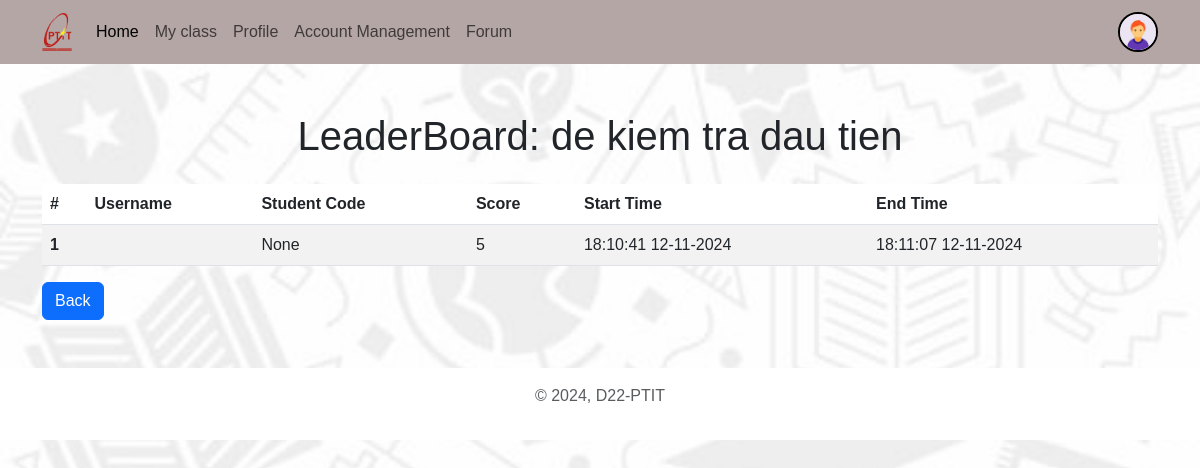
/myclass/quiz_leaderboard/1 (signed in), run on the app's committed database.
### account/models.py (models this page shows, shortened)
class Profile(models.Model):
    user = models.OneToOneField(User, on_delete=models.CASCADE, null=True, related_name='profile', verbose_name='User Object')
    user_class = models.TextField(blank=True, null=True)
    email = models.EmailField(blank=True, null=True, max_length=254, unique=True)
    profile_img = models.ImageField(upload_to='profile_images', default='profile_images/user.jpg', blank=True, null=True, verbose_name='Profile Pic')
    studen_id = models.CharField(max_length=15, blank=True, null=True)
    GENDER = (
        ('Male', 'Male'),
        ('Female', 'Female'),
        ('Other', 'Other'),
    )
    gender = models.CharField(max_length=6, choices=GENDER, blank=True, null=True)

### quiz/models.py (models this page shows, shortened)
class Quiz(models.Model):
    id = models.AutoField(primary_key=True)
    title = models.CharField(max_length=255)
    description = models.TextField()
    class_id = models.ForeignKey(MyClass, on_delete=models.CASCADE, null=True, blank=True)
    category = models.ForeignKey(Category, on_delete=models.CASCADE,null=True, blank=True)
    quiz_file = models.FileField(upload_to='quiz/' , null=True, blank=True)
    created_at = models.DateTimeField(auto_now_add=True)
    updated_at = models.DateTimeField(auto_now=True)
    duration = models.IntegerField(default=45)
    total_questions = models.IntegerField()
    instructor = models.ForeignKey(User, on_delete=models.CASCADE,null=True, blank=True)
    active = models.BooleanField(default=False)
    class Meta:
        verbose_name_plural = 'Quizzes'

class QuizResult(models.Model):
    id = models.AutoField(primary_key=True)
    user_id = models.ForeignKey(User, on_delete=models.CASCADE)
    quiz_id = models.ForeignKey(Quiz, on_delete=models.CASCADE)
    score = models.IntegerField()
    correct_answers = models.IntegerField()
    incorrect_answers = models.IntegerField()
    start_time = models.DateTimeField(default=timezone.now)
    end_time = models.DateTimeField(default=timezone.now)
    def __str__(self):
        return f"{self.user_id.username} - {self.quiz_id.title}- {self.score}"

### quiz/views.py (the view)
# urls.py: path('quiz_leaderboard/<int:quiz_id>', quiz_views.quiz_leaderboard_view, name='quiz_leaderboard'),
@login_required(login_url='login')
@user_passes_test(is_admin)
def quiz_leaderboard_view(request, quiz_id):
    quiz = get_object_or_404(Quiz, id=quiz_id)
    subquery = QuizResult.objects.filter(
    user_id=OuterRef('user_id'),
    quiz_id=OuterRef('quiz_id')
    ).order_by('-score').values('score')[:1]
    results = QuizResult.objects.filter(score = Subquery(subquery), quiz_id = quiz_id).order_by('-score')
    print(results)
    return render(request,
                  'quiz_leaderboard.html',
                  { 'quiz': quiz,
                    'results': results})

### quiz/views.py (called while the page is built)
def is_admin(user):
    return user.is_superuser

### templates/quiz_leaderboard.html (shortened to what this page needs)
<!DOCTYPE html>
<html lang="en">
<head>
    <link href="https://cdn.jsdelivr.net/npm/bootstrap@5.3.0-alpha3/dist/css/bootstrap.min.css" rel="stylesheet"
>
    <link rel="stylesheet" href="/static/css/style.css">
</head>
<body>
    {% include "Components/navbar_loged_in.html" %}
    <div class="container my-5">
        <h1 class="text-center">LeaderBoard: {{ quiz.title }}</h1>
        <table class="table table-striped mt-4">
            <thead>
                <tr>
                    <th scope="col">#</th>
                    <th scope="col">Username</th>
                    <th scope="col">Student Code</th>
                    <th scope="col">Score</th>
                    <th scope="col">Start Time</th>
                    <th scope="col">End Time</th>
                </tr>
            </thead>
            <tbody>
                {% for result in results %}
                <tr>
                    <th scope="row">{{ forloop.counter }}</th>
                    <td>{{ result.user_id.first_name }} {{ result.user_id.last_name }}</td>
                    <td>{{ result.user_id.profile.studen_id }}</td>
                    <td>{{ result.score }}</td>
                    <td>{{ result.start_time|date:"H:i:s d-m-Y" }}</td>
                    <td>{{ result.end_time|date:"H:i:s d-m-Y" }}</td>
                </tr>
                {% endfor %}
            </tbody>
        </table>
        <button onclick="window.history.back();" class="btn btn-primary">Back</button>
    </div>
    {% include "Components/footer.html" %}
</body>
</html>

### templates/Components/navbar_loged_in.html (shortened to what this page needs)
    <nav class="navbar navbar-expand-lg bg-body-tertiary d-none d-lg-block">
        <div class="container">
            <a class="navbar-brand" href="">
                <img src="/static/images/logo_ptit.png" alt="" style="width: 30px;">
                </a>
            <div class="collapse navbar-collapse" id="navbarSupportedContent">
                <ul class="navbar-nav me-auto mb-2 mb-lg-0">
                    <li class="nav-item">
                        <a class="nav-link active" aria-current="page" href="{% url 'welcome' %}">Home</a>
                    </li>
						<a class="nav-link" href="{% url 'my_classes' %}">My class</a>
					<li class="nav-item">
                        <a class="nav-link" href="{% url 'profile' request.user.username %}">Profile</a>
                    </li>
                    {% if request.user.is_staff or request.user.is_superuser %}
                    <a class="nav-link" href="{% url "account_management" %}">Account Management</a>
                    {% endif %}
						<a class="nav-link" href="{% url 'forum-list' %}">Forum</a>
                </ul>
                {% if request.user.is_authenticated %}
                    <a href="{% url 'profile' request.user.username %}" class="ms-5">
                    <img src="{{request.user.profile.profile_img.url}}" class="rounded-circle" width="40" height="40" alt="profile_img" style="border: 2px solid #000;">
                    </a>
                {% endif %}
            </div>
        </div>
    </nav>

### static/css/style.css (style rules this page uses)
* { font-family: 'Arial', 'Tahoma', 'Verdana', 'Roboto', 'Open Sans', sans-serif; }
body { background-image: url("../images/Bg1.jpg"); background-size: cover; background-repeat: no-repeat; background-attachment: fixed; background-position: center; }
.navbar { background-color: #b5a6a6 !important; }

### data on the page
Quiz: title "de kiem tra dau tien"
QuizResult: user_id.profile.studen_id "None", score "5", start_time "18:10:41 12-11-2024", end_time "18:11:07 12-11-2024"
